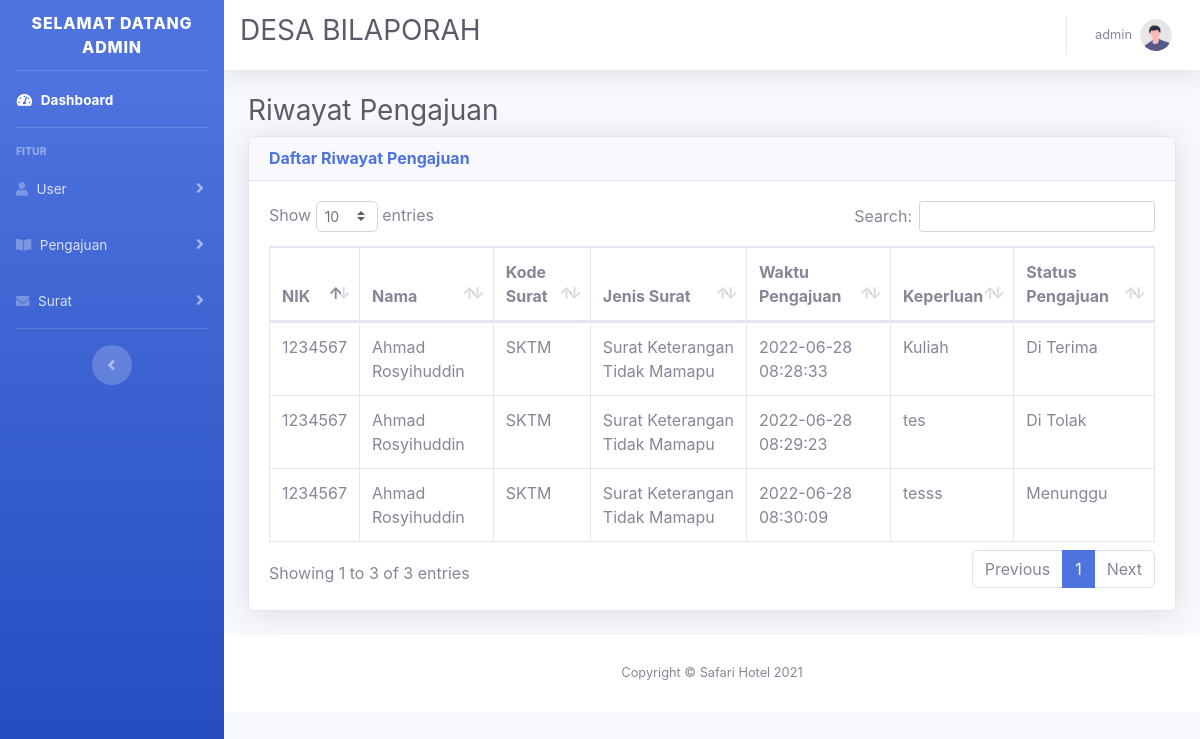
Before: /admin/semua_pengajuan.php (signed in) with the older database file.
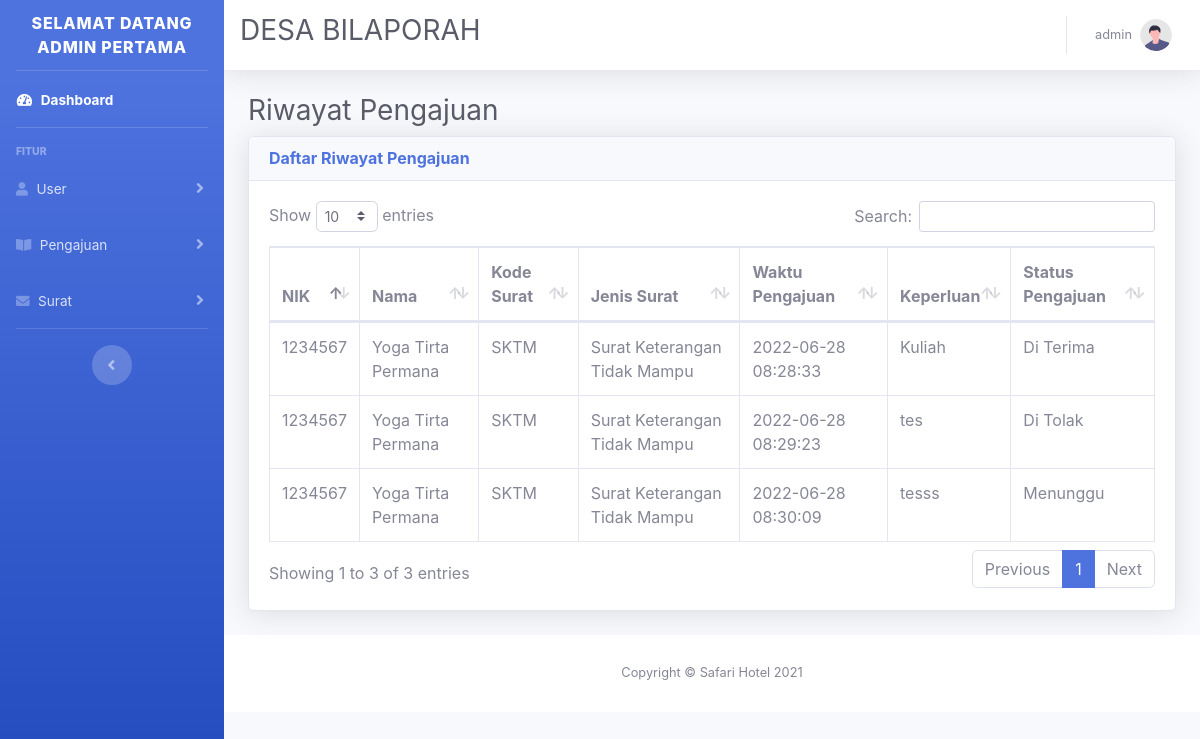
After: the same page with the newer database file.
### tables this page shows
CREATE TABLE `tb_user` (
  `nik` varchar(100) NOT NULL,
  `username` varchar(100) DEFAULT NULL,
  `password` varchar(100) NOT NULL,
  `nama_user` varchar(100) NOT NULL,
  `rt` char(10) DEFAULT NULL,
  `rw` char(10) DEFAULT NULL,
  `role_user` enum('Warga','Admin') NOT NULL
);

CREATE TABLE `tb_pengajuan` (
  `id_pengajuan` int(11) NOT NULL,
  `nik` varchar(100) DEFAULT NULL,
  `kode_surat` varchar(5) DEFAULT NULL,
  `tgl_pengajuan` datetime DEFAULT NULL,
  `keperluan` varchar(200) DEFAULT NULL,
  `jenis_pengajuan` varchar(50) DEFAULT NULL,
  `status_pengajuan` enum('Menunggu','Di Terima','Di Tolak','Revisi Di Terima','Revisi Selesai') DEFAULT NULL
);

CREATE TABLE `tb_surat` (
  `kode_surat` char(5) NOT NULL,
  `jenis_surat` varchar(50) NOT NULL,
  `surat_keluar` int(11) NOT NULL
);

### db/data_semua_pengajuan.php (the view)
<?php
include "../connect/koneksi.php";
$tb_pengajuan = mysqli_query($koneksi, "SELECT * FROM tb_user INNER JOIN tb_pengajuan USING(nik) INNER JOIN tb_surat USING(kode_surat)");
while ($row = mysqli_fetch_assoc($tb_pengajuan)) : ?>
    <tr>
        <td><?= $row["nik"] ?></td>
        <td><?= $row["nama_user"] ?></td>
        <td><?= $row["kode_surat"] ?></td>
        <td><?= $row["jenis_surat"] ?></td>
        <td><?= $row["tgl_pengajuan"] ?></td>
        <td><?= $row["keperluan"] ?></td>
        <td><?= $row["status_pengajuan"] ?></td>
    </tr>
<?php
endwhile;
?>

### admin/semua_pengajuan.php (shortened to what this page needs)
<?php
include "../connect/koneksi.php";
$username = $_SESSION["username"];
$tb_user = mysqli_fetch_assoc(mysqli_query($koneksi, "SELECT * FROM tb_user where username='$username'"));
?>
<!DOCTYPE html>
<html lang="en">
<head>
    <link href="../css/sb-admin-2.min.css" rel="stylesheet">
    <link href="../vendor/fontawesome-free/css/all.min.css" rel="stylesheet" type="text/css">
    <link href="../vendor/datatables/dataTables.bootstrap4.min.css" rel="stylesheet">
</head>
<body>
    <?php include "../desain/sidebar_admin.php"; ?>
    <?php include "../desain/navbar_admin.php"; ?>
    <div class="container-fluid">
        <h1 class="h3 mb-2 text-gray-800">Riwayat Pengajuan</h1>
        <div class="card shadow mb-4">
            <div class="card-header">
                <div class="d-sm-flex align-items-center justify-content-between">
                    <h6 class="m-0 font-weight-bold text-primary">Daftar Riwayat Pengajuan</h6>
                </div>
            </div>
            <div class="card-body">
                <div class="table-responsive">
                    <table class="table table-bordered" id="dataTable" width="100%" cellspacing="0">
                        <thead>
                            <tr>
                                <th>NIK</th>
                                <th>Nama</th>
                                <th>Kode Surat</th>
                                <th>Jenis Surat</th>
                                <th>Waktu Pengajuan</th>
                                <th>Keperluan</th>
                                <th>Status Pengajuan</th>
                            </tr>
                        </thead>
                        <tbody>
                            <?php
                            include "../db/data_semua_pengajuan.php"
                            ?>
                        </tbody>
                    </table>
                </div>
            </div>
        </div>
    </div>
    <footer class="sticky-footer bg-white">
        <div class="container my-auto">
            <div class="copyright text-center my-auto">
                <span>Copyright &copy; Safari Hotel 2021</span>
            </div>
        </div>
    </footer>
</body>
</html>

### desain/sidebar_admin.php (shortened to what this page needs)
<div id="wrapper">
    <ul class="navbar-nav bg-gradient-primary sidebar sidebar-dark accordion" id="accordionSidebar">
        <a class="sidebar-brand d-flex align-items-center justify-content-center">
            <div>Selamat Datang <?= $tb_user["nama_user"] ?></div>
        </a>
        <hr class="sidebar-divider my-0">
        <li class="nav-item active">
            <a class="nav-link" href="../admin/page_admin.php">
                <i class="fas fa-fw fa-tachometer-alt"></i>
                <span>Dashboard</span></a>
        </li>
        <hr class="sidebar-divider">
        <div class="sidebar-heading">Fitur</div>
        <li class="nav-item">
            <a class="nav-link collapsed" href="#" data-toggle="collapse" data-target="#userMenu" aria-expanded="true" aria-controls="userMenu">
                <i class="fas fa-user"></i>
                <span>User</span>
            </a>
        </li>
        <li class="nav-item">
            <a class="nav-link collapsed" href="#" data-toggle="collapse" data-target="#reservasi" aria-expanded="true" aria-controls="reservasi">
                <i class="fas fa-book-open"></i>
                <span>Pengajuan</span>
            </a>
        </li>
        <li class="nav-item">
            <a class="nav-link collapsed" href="#" data-toggle="collapse" data-target="#surat" aria-expanded="true" aria-controls="surat">
                <i class="fas fa-envelope"></i>
                <span>Surat</span>
            </a>
        </li>
        <hr class="sidebar-divider d-none d-md-block">
        <div class="text-center d-none d-md-inline">
            <button class="rounded-circle border-0" id="sidebarToggle"></button>
        </div>
    </ul>

### desain/navbar_admin.php (shortened to what this page needs)
<div id="content-wrapper" class="d-flex flex-column">
    <div id="content">
        <nav class="navbar navbar-expand navbar-light bg-white topbar mb-4 static-top shadow">
            <h1 class="h3 mb-2 text-gray-800">DESA BILAPORAH</h1>
            <ul class="navbar-nav ml-auto">
                <li class="nav-item dropdown no-arrow">
                    <a class="nav-link dropdown-toggle" href="#" id="userDropdown" role="button" data-toggle="dropdown" aria-haspopup="true" aria-expanded="false">
                        <span class="mr-2 d-none d-lg-inline text-gray-600 small"><?= $tb_user["nik"] ?></span>
                        <img class="img-profile rounded-circle" src="../img/undraw_profile.svg">
                    </a>
                </li>
            </ul>
        </nav>

Changed rows visible on the page:
changed tb_user "admin": nama_user "ADMIN" → "ADMIN PERTAMA"
changed through a linked row, tb_pengajuan "Kuliah": nik.nama_user "Ahmad Rosyihuddin" → "Yoga Tirta Permana"; kode_surat.jenis_surat "Surat Keterangan Tidak Mamapu" → "Surat Keterangan Tidak Mampu"
changed through a linked row, tb_pengajuan "tes": nik.nama_user "Ahmad Rosyihuddin" → "Yoga Tirta Permana"; kode_surat.jenis_surat "Surat Keterangan Tidak Mamapu" → "Surat Keterangan Tidak Mampu"
changed through a linked row, tb_pengajuan "tesss": nik.nama_user "Ahmad Rosyihuddin" → "Yoga Tirta Permana"; kode_surat.jenis_surat "Surat Keterangan Tidak Mamapu" → "Surat Keterangan Tidak Mampu"
